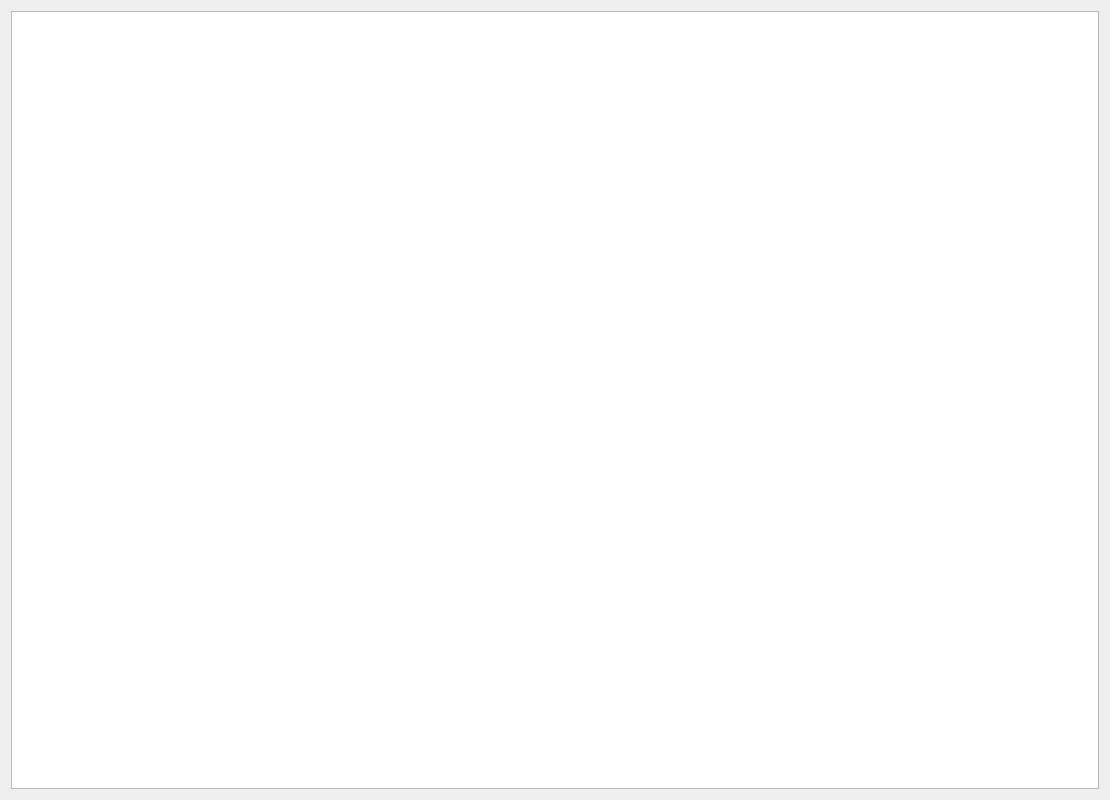
<?xml version="1.0" encoding="UTF-8"?>
<ui version="4.0">
 <class>TianLiQtCommon_Logger</class>
 <widget class="QWidget" name="TianLiQtCommon_Logger">
  <property name="geometry">
   <rect>
    <x>0</x>
    <y>0</y>
    <width>1110</width>
    <height>800</height>
   </rect>
  </property>
  <property name="windowTitle">
   <string>TianLiQtCommon_Logger</string>
  </property>
  <layout class="QGridLayout" name="gridLayout">
   <item row="0" column="0">
    <widget class="QTableWidget" name="tableWidget"/>
   </item>
  </layout>
 </widget>
 <layoutdefault spacing="6" margin="11"/>
 <resources/>
 <connections/>
</ui>
